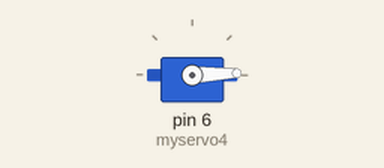
This sketch was run on a simulated Arduino Uno, built with avr-gcc and run on an emulated ATmega328P. On the bench: servo.

Above: at 0.05 s.
At 1.2 s:
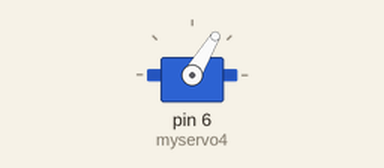
At 2.4 s:
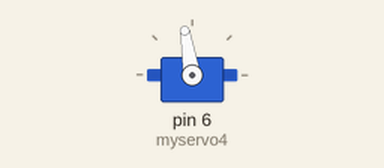
At 4.75 s:
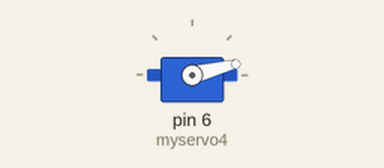
Timing chart, 0 to 7.8 s (numbered marks = the images above):
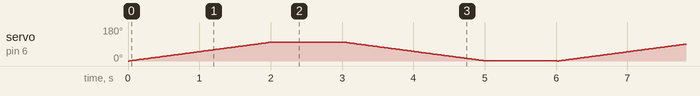

The sketch:

waterservo.ino
```cpp
#include <Servo.h>

Servo myservo4;

int pos4 = 0;

void setup() {
  myservo4.attach(6);
}

void watermotor(){
  myservo4.write(pos4);
  for(pos4 = 0; pos4 < 100; pos4 += 1){
    myservo4.write(pos4);
    delay(20);
  }
  delay(1000);
  for(pos4 = 100; pos4 > 0; pos4 -= 1){
    myservo4.write(pos4);
    delay(20);
  }
  delay(1000);
}

void loop() {
  watermotor();
}
```
